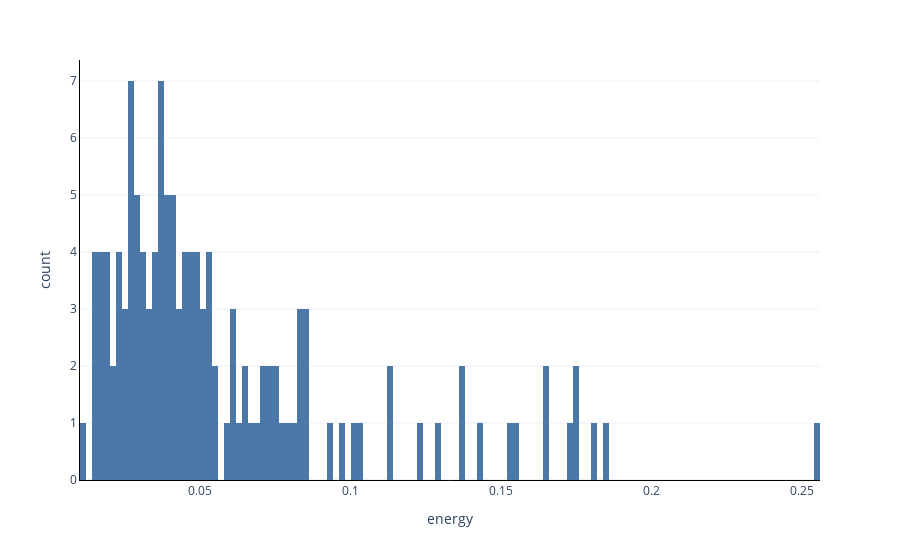

The notebook cell saved with this chart:
### Code cell
px.histogram(df, x="energy", nbins=2**7)

### Figure 1 — Plotly figure (JSON) as saved in the notebook; plotly's stock layout.template omitted (floating-point values rounded to 4 significant figures; data arrays with more than 128 entries replaced by an {"elided": "..."} marker saying what was removed)
{"data": [{"alignmentgroup": "True", "bingroup": "x", "hovertemplate": "energy=%{x}<br>count=%{y}<extra></extra>", "legendgroup": "", "marker": {"color": "#4C78A8", "pattern": {"shape": ""}}, "name": "", "nbinsx": 128, "offsetgroup": "", "orientation": "v", "showlegend": false, "type": "histogram", "x": {"elided": "131 float values"}, "xaxis": "x", "yaxis": "y"}], "layout": {"autosize": true, "barmode": "relative", "legend": {"tracegroupgap": 0}, "margin": {"t": 60}, "xaxis": {"anchor": "y", "autorange": true, "domain": [0, 1], "range": [0.01, 0.256], "title": {"text": "energy"}, "type": "linear"}, "yaxis": {"anchor": "x", "autorange": true, "domain": [0, 1], "range": [0, 7.368], "title": {"text": "count"}}}}
